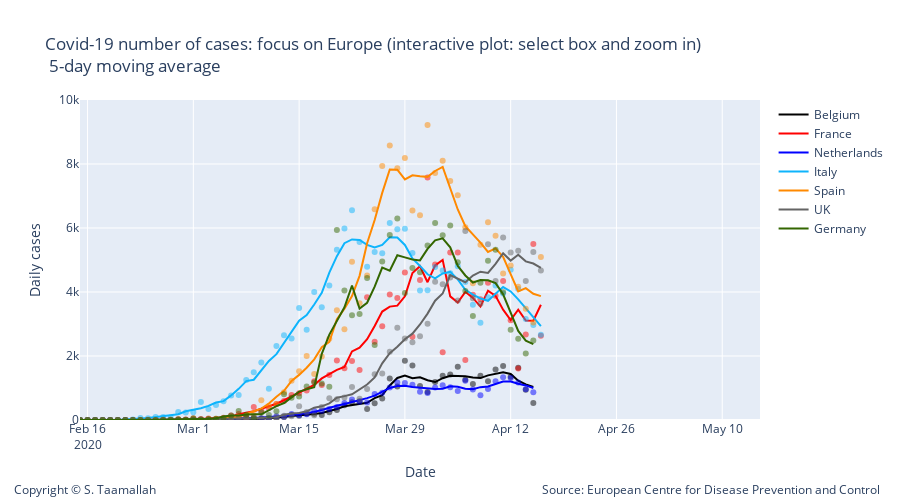

This figure's notebook cell:
### Code cell
# Add traces
trace1 = go.Scatter(
        x=df_belgium.index, 
        y=df_belgium['cases'],
        mode='markers',
        name='Belgium daily cases',
        line_color='rgba(0, 0, 0, 0.5)',
        showlegend=False,
)

trace11 = go.Scatter(
        x=df_belgium.index, 
        y=smooth_belgium,
        mode='lines',
        name='Belgium',
        line_color='rgba(0, 0, 0, 1)',
)


trace3 = go.Scatter(
        x=df_netherlands.index, 
        y=df_netherlands['cases'],
        mode='markers',
        name='Netherlands',
        line_color='rgba(0, 0, 255, .5)',
    showlegend=False,
)

trace33 = go.Scatter(
        x=df_netherlands.index, 
        y=smooth_netherlands,
        mode='lines',
        name='Netherlands',
        line_color='rgba(0, 0, 255, 1)',
)


data2 = [trace1,trace11, trace2, trace22, trace3, trace33, trace4, trace44, trace5, trace55, trace6, trace66, trace7, trace77]


layout2 = go.Layout(
    title="Covid-19 number of cases: focus on Europe (interactive plot: select box and zoom in) <br> 5-day moving average",
    width=900,
    height=500,
    
    # Top left
    xaxis=dict(
        title='Date',
        range=['2020-02-15', '2020-05-15'],
    ),
    yaxis=dict(
        title='Daily cases',
        #type='log',
        range=[0,10000],
        anchor='x'
    ),
    
      annotations=[
        dict(
            x=1.18,
            y=-0.25,
            showarrow=False,
            text='Source: European Centre for Disease Prevention and Control',
            xref='paper',
            yref='paper'
        ),
        
        dict(
            x=-0.1,
            y=-0.25,
            showarrow=False,
            text='Copyright © S. Taamallah ',
            xref='paper',
            yref='paper'
        )
    ],
    
)

fig = go.Figure(data=data2, layout=layout2)
fig.show()
from plotly.offline import plot
plot(fig, filename="STaamallah_covid19_analysis_chart_1bis_20200412.html", auto_open = False)
